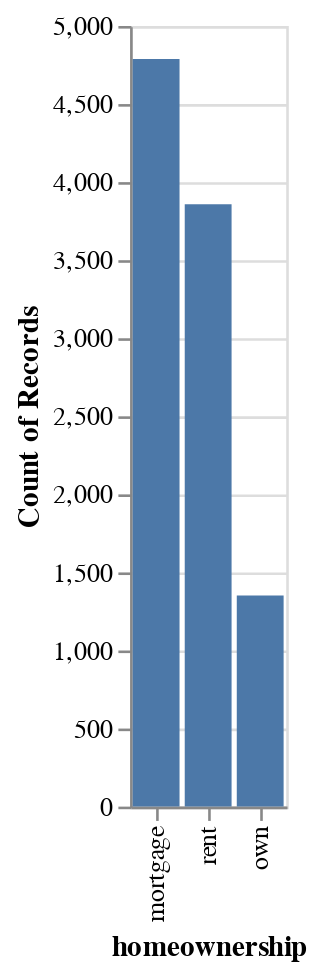

The code cell stored with this chart in its notebook:
### Markdown cell above
### Sorted bar chart

### Code cell
alt.Chart(source).mark_bar().encode(
    x=alt.X('homeownership', 
           sort='-y'), # sort
    y=alt.Y('count(homeownership)')
)

### Figure 1 — Vega-Lite specification as saved in the notebook (floating-point values rounded to 4 significant figures; data arrays with more than 128 entries replaced by an {"elided": "..."} marker saying what was removed)
{"config": {"view": {"continuousWidth": 400, "continuousHeight": 300}}, "data": {"name": "data-1af1ec55a6d3073ad1d910e908b9c1bc"}, "mark": "bar", "encoding": {"x": {"field": "homeownership", "sort": "-y", "type": "nominal"}, "y": {"aggregate": "count", "field": "homeownership", "type": "nominal"}}, "$schema": "https://vega.github.io/schema/vega-lite/v4.17.0.json", "datasets": {"data-1af1ec55a6d3073ad1d910e908b9c1bc": {"elided": "10000 records"}}}
